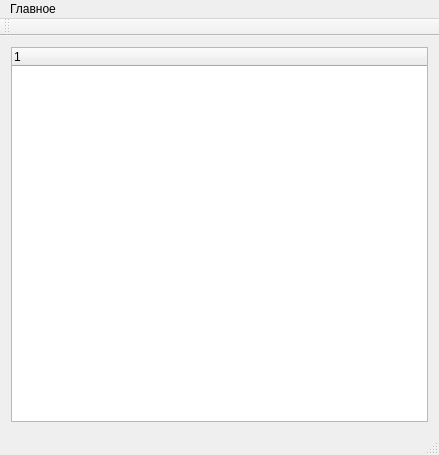
<?xml version="1.0" encoding="UTF-8"?>
<ui version="4.0">
 <class>mw_ol</class>
 <widget class="QMainWindow" name="mw_ol">
  <property name="geometry">
   <rect>
    <x>0</x>
    <y>0</y>
    <width>439</width>
    <height>455</height>
   </rect>
  </property>
  <property name="windowTitle">
   <string>Computers in network</string>
  </property>
  <widget class="QWidget" name="centralWidget">
   <layout class="QHBoxLayout" name="horizontalLayout">
    <item>
     <widget class="QTreeWidget" name="treeWidget">
      <column>
       <property name="text">
        <string notr="true">1</string>
       </property>
      </column>
     </widget>
    </item>
   </layout>
  </widget>
  <widget class="QMenuBar" name="menuBar">
   <property name="geometry">
    <rect>
     <x>0</x>
     <y>0</y>
     <width>439</width>
     <height>21</height>
    </rect>
   </property>
   <widget class="QMenu" name="menu">
    <property name="title">
     <string>Главное</string>
    </property>
    <widget class="QMenu" name="menu_2">
     <property name="title">
      <string>Старт/Стоп</string>
     </property>
     <addaction name="actStart"/>
     <addaction name="separator"/>
     <addaction name="actStop"/>
    </widget>
    <addaction name="menu_2"/>
    <addaction name="actSettings"/>
    <addaction name="separator"/>
    <addaction name="actExit"/>
   </widget>
   <addaction name="menu"/>
  </widget>
  <widget class="QToolBar" name="mainToolBar">
   <attribute name="toolBarArea">
    <enum>TopToolBarArea</enum>
   </attribute>
   <attribute name="toolBarBreak">
    <bool>false</bool>
   </attribute>
  </widget>
  <widget class="QStatusBar" name="statusBar"/>
  <action name="actSettings">
   <property name="text">
    <string>Настройки</string>
   </property>
   <property name="shortcut">
    <string>Ctrl+Shift+N</string>
   </property>
  </action>
  <action name="actExit">
   <property name="text">
    <string>Выход</string>
   </property>
   <property name="shortcut">
    <string>Ctrl+Q</string>
   </property>
  </action>
  <action name="actStart">
   <property name="text">
    <string>Старт</string>
   </property>
  </action>
  <action name="actStop">
   <property name="text">
    <string>Стоп</string>
   </property>
  </action>
 </widget>
 <layoutdefault spacing="6" margin="11"/>
 <resources/>
 <connections/>
</ui>
